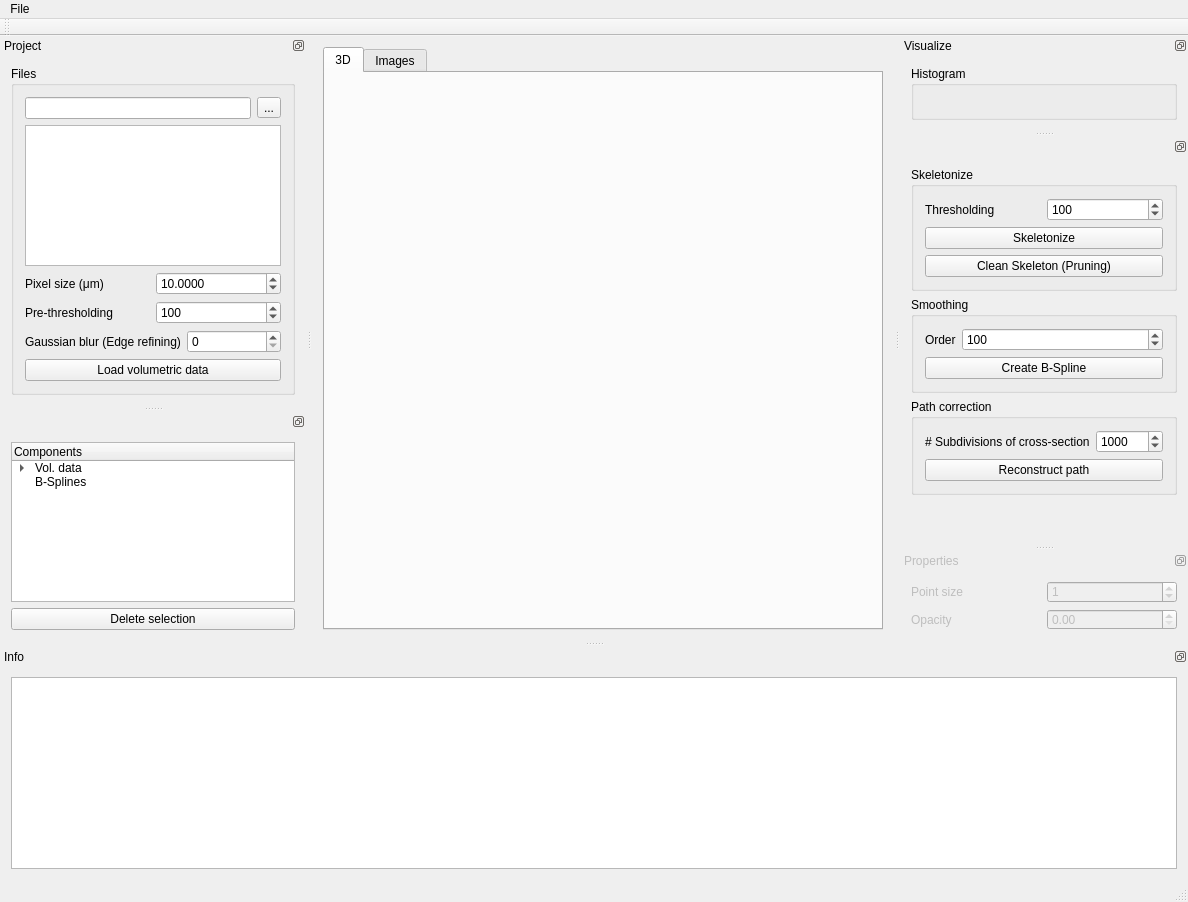
<?xml version="1.0" encoding="UTF-8"?>
<ui version="4.0">
 <class>XRAY_guiClass</class>
 <widget class="QMainWindow" name="XRAY_guiClass">
  <property name="geometry">
   <rect>
    <x>0</x>
    <y>0</y>
    <width>1188</width>
    <height>902</height>
   </rect>
  </property>
  <property name="sizePolicy">
   <sizepolicy hsizetype="Expanding" vsizetype="Expanding">
    <horstretch>0</horstretch>
    <verstretch>0</verstretch>
   </sizepolicy>
  </property>
  <property name="windowTitle">
   <string>XRAY Project</string>
  </property>
  <property name="styleSheet">
   <string notr="true"/>
  </property>
  <widget class="QWidget" name="centralWidget">
   <layout class="QGridLayout" name="gridLayout_3">
    <item row="1" column="1">
     <widget class="QTabWidget" name="tabWidget">
      <property name="sizePolicy">
       <sizepolicy hsizetype="Expanding" vsizetype="Expanding">
        <horstretch>0</horstretch>
        <verstretch>0</verstretch>
       </sizepolicy>
      </property>
      <property name="currentIndex">
       <number>0</number>
      </property>
      <widget class="QWidget" name="tab">
       <attribute name="title">
        <string>3D</string>
       </attribute>
       <layout class="QVBoxLayout" name="verticalLayout_2">
        <item>
         <widget class="QVTKWidget" name="qvtkWidget"/>
        </item>
       </layout>
      </widget>
      <widget class="QWidget" name="tab_2">
       <attribute name="title">
        <string>Images</string>
       </attribute>
       <layout class="QVBoxLayout" name="verticalLayout_8">
        <item>
         <widget class="QLabel" name="labelImage">
          <property name="sizePolicy">
           <sizepolicy hsizetype="Expanding" vsizetype="Expanding">
            <horstretch>0</horstretch>
            <verstretch>0</verstretch>
           </sizepolicy>
          </property>
          <property name="minimumSize">
           <size>
            <width>100</width>
            <height>100</height>
           </size>
          </property>
          <property name="autoFillBackground">
           <bool>false</bool>
          </property>
          <property name="styleSheet">
           <string notr="true">background-color : black;</string>
          </property>
          <property name="text">
           <string/>
          </property>
          <property name="alignment">
           <set>Qt::AlignCenter</set>
          </property>
         </widget>
        </item>
        <item>
         <widget class="QSlider" name="horizontalSlider">
          <property name="orientation">
           <enum>Qt::Horizontal</enum>
          </property>
          <property name="tickPosition">
           <enum>QSlider::TicksBelow</enum>
          </property>
          <property name="tickInterval">
           <number>1</number>
          </property>
         </widget>
        </item>
       </layout>
      </widget>
     </widget>
    </item>
   </layout>
  </widget>
  <widget class="QMenuBar" name="menuBar">
   <property name="geometry">
    <rect>
     <x>0</x>
     <y>0</y>
     <width>1188</width>
     <height>21</height>
    </rect>
   </property>
   <widget class="QMenu" name="menuFile">
    <property name="title">
     <string>File</string>
    </property>
    <addaction name="actionImport_settings"/>
    <addaction name="actionExport_settings"/>
   </widget>
   <addaction name="menuFile"/>
  </widget>
  <widget class="QToolBar" name="mainToolBar">
   <attribute name="toolBarArea">
    <enum>TopToolBarArea</enum>
   </attribute>
   <attribute name="toolBarBreak">
    <bool>false</bool>
   </attribute>
  </widget>
  <widget class="QStatusBar" name="statusBar"/>
  <widget class="QDockWidget" name="dockWidget">
   <property name="features">
    <set>QDockWidget::DockWidgetFloatable|QDockWidget::DockWidgetMovable</set>
   </property>
   <property name="windowTitle">
    <string>Project</string>
   </property>
   <attribute name="dockWidgetArea">
    <number>1</number>
   </attribute>
   <widget class="QWidget" name="dockWidgetContents">
    <layout class="QVBoxLayout" name="verticalLayout">
     <item>
      <widget class="QGroupBox" name="groupBox">
       <property name="title">
        <string>Files</string>
       </property>
       <layout class="QVBoxLayout" name="verticalLayout_3">
        <item>
         <layout class="QGridLayout" name="gridLayout">
          <item row="0" column="0">
           <widget class="QLineEdit" name="lineEdit">
            <property name="enabled">
             <bool>true</bool>
            </property>
            <property name="readOnly">
             <bool>true</bool>
            </property>
           </widget>
          </item>
          <item row="0" column="1">
           <widget class="QToolButton" name="toolButton">
            <property name="text">
             <string>...</string>
            </property>
           </widget>
          </item>
         </layout>
        </item>
        <item>
         <widget class="QListView" name="listView">
          <property name="defaultDropAction">
           <enum>Qt::MoveAction</enum>
          </property>
          <property name="movement">
           <enum>QListView::Free</enum>
          </property>
         </widget>
        </item>
        <item>
         <layout class="QHBoxLayout" name="horizontalLayout_3">
          <item>
           <widget class="QLabel" name="label_5">
            <property name="text">
             <string>Pixel size (μm)</string>
            </property>
           </widget>
          </item>
          <item>
           <widget class="QDoubleSpinBox" name="pixSizedoubleSpinBox">
            <property name="decimals">
             <number>4</number>
            </property>
            <property name="value">
             <double>10.000000000000000</double>
            </property>
           </widget>
          </item>
         </layout>
        </item>
        <item>
         <layout class="QHBoxLayout" name="horizontalLayout">
          <item>
           <widget class="QLabel" name="label_2">
            <property name="text">
             <string>Pre-thresholding</string>
            </property>
           </widget>
          </item>
          <item>
           <widget class="QSpinBox" name="prethresholdspinBox">
            <property name="maximum">
             <number>255</number>
            </property>
            <property name="value">
             <number>100</number>
            </property>
           </widget>
          </item>
         </layout>
        </item>
        <item>
         <layout class="QHBoxLayout" name="horizontalLayout_2">
          <item>
           <widget class="QLabel" name="label_4">
            <property name="text">
             <string>Gaussian blur (Edge refining)</string>
            </property>
           </widget>
          </item>
          <item>
           <widget class="QSpinBox" name="gaussianspinBox"/>
          </item>
         </layout>
        </item>
        <item>
         <widget class="QPushButton" name="loadVolumePushButton">
          <property name="text">
           <string>Load volumetric data</string>
          </property>
         </widget>
        </item>
       </layout>
       <zorder></zorder>
       <zorder>listView</zorder>
       <zorder>loadVolumePushButton</zorder>
      </widget>
     </item>
    </layout>
   </widget>
  </widget>
  <widget class="QDockWidget" name="dockWidget_2">
   <property name="features">
    <set>QDockWidget::DockWidgetFloatable|QDockWidget::DockWidgetMovable</set>
   </property>
   <property name="windowTitle">
    <string>Visualize</string>
   </property>
   <attribute name="dockWidgetArea">
    <number>2</number>
   </attribute>
   <widget class="QWidget" name="dockWidgetContents_3">
    <layout class="QGridLayout" name="gridLayout_6">
     <item row="0" column="0">
      <widget class="QGroupBox" name="groupBox_5">
       <property name="title">
        <string>Histogram</string>
       </property>
       <layout class="QGridLayout" name="gridLayout_5"/>
      </widget>
     </item>
    </layout>
   </widget>
  </widget>
  <widget class="QDockWidget" name="dockWidget_3">
   <property name="features">
    <set>QDockWidget::DockWidgetFloatable|QDockWidget::DockWidgetMovable</set>
   </property>
   <attribute name="dockWidgetArea">
    <number>2</number>
   </attribute>
   <widget class="QWidget" name="dockWidgetContents_4">
    <layout class="QFormLayout" name="formLayout">
     <property name="fieldGrowthPolicy">
      <enum>QFormLayout::AllNonFixedFieldsGrow</enum>
     </property>
     <item row="1" column="0" colspan="2">
      <widget class="QGroupBox" name="groupBox_2">
       <property name="title">
        <string>Skeletonize</string>
       </property>
       <layout class="QVBoxLayout" name="verticalLayout_4">
        <item>
         <layout class="QHBoxLayout" name="horizontalLayout_4">
          <item>
           <widget class="QLabel" name="label_6">
            <property name="text">
             <string>Thresholding</string>
            </property>
           </widget>
          </item>
          <item>
           <widget class="QSpinBox" name="skthresholdspinBox">
            <property name="maximum">
             <number>255</number>
            </property>
            <property name="value">
             <number>100</number>
            </property>
           </widget>
          </item>
         </layout>
        </item>
        <item>
         <widget class="QPushButton" name="skeletonizepushButton">
          <property name="text">
           <string>Skeletonize</string>
          </property>
         </widget>
        </item>
        <item>
         <widget class="QPushButton" name="cleanPathpushButton">
          <property name="text">
           <string>Clean Skeleton (Pruning)</string>
          </property>
         </widget>
        </item>
       </layout>
      </widget>
     </item>
     <item row="2" column="0" colspan="2">
      <widget class="QGroupBox" name="groupBox_3">
       <property name="title">
        <string>Smoothing</string>
       </property>
       <layout class="QVBoxLayout" name="verticalLayout_6">
        <item>
         <layout class="QGridLayout" name="gridLayout_2" rowstretch="0" columnstretch="0,5">
          <property name="rightMargin">
           <number>0</number>
          </property>
          <item row="0" column="1">
           <widget class="QSpinBox" name="orderspinBox">
            <property name="maximum">
             <number>1000</number>
            </property>
            <property name="value">
             <number>100</number>
            </property>
           </widget>
          </item>
          <item row="0" column="0">
           <widget class="QLabel" name="label">
            <property name="text">
             <string>Order</string>
            </property>
           </widget>
          </item>
         </layout>
        </item>
        <item>
         <widget class="QPushButton" name="splinepushButton_4">
          <property name="text">
           <string>Create B-Spline</string>
          </property>
         </widget>
        </item>
       </layout>
      </widget>
     </item>
     <item row="3" column="0" colspan="2">
      <widget class="QGroupBox" name="groupBox_4">
       <property name="title">
        <string>Path correction</string>
       </property>
       <layout class="QVBoxLayout" name="verticalLayout_7">
        <item>
         <layout class="QGridLayout" name="gridLayout_4" rowstretch="0" columnstretch="0,5">
          <property name="rightMargin">
           <number>0</number>
          </property>
          <item row="0" column="1">
           <widget class="QSpinBox" name="spinBox_3">
            <property name="maximum">
             <number>1000000</number>
            </property>
            <property name="value">
             <number>1000</number>
            </property>
           </widget>
          </item>
          <item row="0" column="0">
           <widget class="QLabel" name="label_3">
            <property name="text">
             <string># Subdivisions of cross-section</string>
            </property>
           </widget>
          </item>
         </layout>
        </item>
        <item>
         <widget class="QPushButton" name="reconstruct_pushButton_5">
          <property name="text">
           <string>Reconstruct path</string>
          </property>
         </widget>
        </item>
       </layout>
      </widget>
     </item>
    </layout>
    <zorder>groupBox_3</zorder>
    <zorder>groupBox_2</zorder>
    <zorder>groupBox_4</zorder>
   </widget>
  </widget>
  <widget class="QDockWidget" name="dockWidget_4">
   <property name="features">
    <set>QDockWidget::DockWidgetFloatable|QDockWidget::DockWidgetMovable</set>
   </property>
   <attribute name="dockWidgetArea">
    <number>1</number>
   </attribute>
   <widget class="QWidget" name="dockWidgetContents_7">
    <layout class="QVBoxLayout" name="verticalLayout_5">
     <item>
      <widget class="QTreeWidget" name="treeWidget">
       <property name="autoExpandDelay">
        <number>-1</number>
       </property>
       <property name="animated">
        <bool>true</bool>
       </property>
       <property name="headerHidden">
        <bool>false</bool>
       </property>
       <column>
        <property name="text">
         <string notr="true">Components</string>
        </property>
       </column>
       <item>
        <property name="text">
         <string>Vol. data</string>
        </property>
        <item>
         <property name="text">
          <string>3D</string>
         </property>
        </item>
        <item>
         <property name="text">
          <string>Paths</string>
         </property>
        </item>
        <item>
         <property name="text">
          <string>Skeletons</string>
         </property>
        </item>
        <item>
         <property name="text">
          <string>Points</string>
         </property>
        </item>
       </item>
       <item>
        <property name="text">
         <string>B-Splines</string>
        </property>
       </item>
      </widget>
     </item>
     <item>
      <widget class="QPushButton" name="delpushButton">
       <property name="text">
        <string>Delete selection</string>
       </property>
      </widget>
     </item>
    </layout>
   </widget>
  </widget>
  <widget class="QDockWidget" name="dockWidget_5">
   <property name="floating">
    <bool>false</bool>
   </property>
   <property name="features">
    <set>QDockWidget::DockWidgetFloatable|QDockWidget::DockWidgetMovable</set>
   </property>
   <property name="windowTitle">
    <string>Info</string>
   </property>
   <attribute name="dockWidgetArea">
    <number>8</number>
   </attribute>
   <widget class="QWidget" name="dockWidgetContents_2">
    <layout class="QVBoxLayout" name="verticalLayout_9">
     <item>
      <widget class="QTextBrowser" name="textBrowser"/>
     </item>
    </layout>
   </widget>
  </widget>
  <widget class="QDockWidget" name="propertiesdockWidget">
   <property name="enabled">
    <bool>false</bool>
   </property>
   <property name="sizePolicy">
    <sizepolicy hsizetype="Maximum" vsizetype="Maximum">
     <horstretch>0</horstretch>
     <verstretch>0</verstretch>
    </sizepolicy>
   </property>
   <property name="maximumSize">
    <size>
     <width>300</width>
     <height>90</height>
    </size>
   </property>
   <property name="features">
    <set>QDockWidget::DockWidgetFloatable|QDockWidget::DockWidgetMovable</set>
   </property>
   <property name="windowTitle">
    <string>Properties</string>
   </property>
   <attribute name="dockWidgetArea">
    <number>2</number>
   </attribute>
   <widget class="QWidget" name="dockWidgetContents_5">
    <layout class="QVBoxLayout" name="verticalLayout_10">
     <item>
      <layout class="QHBoxLayout" name="horizontalLayout_7">
       <item>
        <widget class="QLabel" name="label_9">
         <property name="text">
          <string>Point size</string>
         </property>
        </widget>
       </item>
       <item>
        <widget class="QSpinBox" name="pointsizespinBox">
         <property name="maximum">
          <number>50</number>
         </property>
         <property name="value">
          <number>1</number>
         </property>
        </widget>
       </item>
      </layout>
     </item>
     <item>
      <layout class="QHBoxLayout" name="horizontalLayout_6">
       <item>
        <widget class="QLabel" name="label_8">
         <property name="text">
          <string>Opacity</string>
         </property>
        </widget>
       </item>
       <item>
        <widget class="QDoubleSpinBox" name="opacitydoubleSpinBox">
         <property name="maximum">
          <double>1.000000000000000</double>
         </property>
         <property name="singleStep">
          <double>0.100000000000000</double>
         </property>
        </widget>
       </item>
      </layout>
     </item>
    </layout>
   </widget>
  </widget>
  <action name="actionImport_settings">
   <property name="text">
    <string>Import settings</string>
   </property>
  </action>
  <action name="actionExport_settings">
   <property name="text">
    <string>Export settings</string>
   </property>
  </action>
 </widget>
 <layoutdefault spacing="6" margin="11"/>
 <customwidgets>
  <customwidget>
   <class>QVTKWidget</class>
   <extends>QWidget</extends>
   <header>QVTKWidget.h</header>
  </customwidget>
 </customwidgets>
 <resources>
  <include location="xray_gui.qrc"/>
 </resources>
 <connections/>
</ui>
